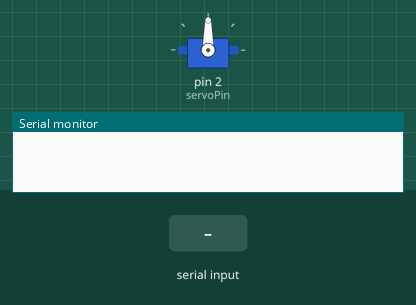
This sketch was run on a simulated Arduino Uno, built with avr-gcc and run on an emulated ATmega328P. On the bench: servo, the last lines printed to the serial monitor. The inputs (shaded band) are chosen by the test bench.

Above: at 1.2 s.
1.3 s: "1" received over Serial
At 3.4 s:
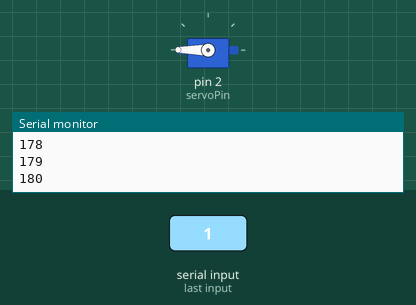
3.7 s: "2" received over Serial
At 3.85 s:
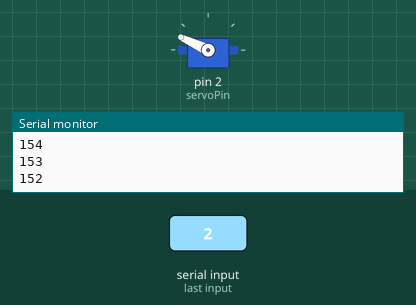
At 5.3 s:
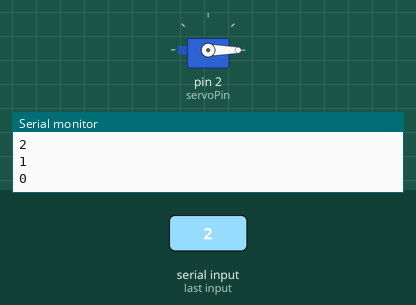
Timing chart, 0 to 6.8 s (numbered marks = the images above; inputs shaded):
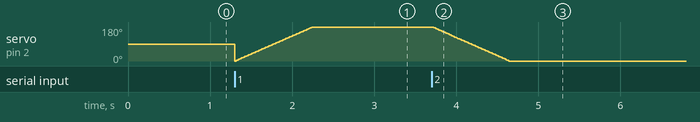

Measured:
- after the input at 3.7 s, servo on pin 2 (servoPin): moves from 180° to 0° over 0.93 s, starting at once

The sketch:

SERVO_MOTOR.ino
```cpp
/*
 * The following code can be used to operate servo motor using serial commands.
 *
 * Serial commands:
 * 0 - Move servo to 0 position
 * 1 - Move servo to 180 position from 0 position
 * 2 - Move servo to 0 position from 180 position
 *
 * Author - Suwetha I G
 *
 */

#include <Servo.h>

//Pin initialisation
static const int servoPin = 2;

Servo servo1;

void setup()
{
  //Initialise serial monitor
  Serial.begin(115200);

  servo1.attach(servoPin);
}

void loop()
{
  if (Serial.available() > 0)
  {
    char a = Serial.read();
    if (a == '1')
    {
      for (int posDegrees = 0; posDegrees <= 180; posDegrees++)
      {
        servo1.write(posDegrees);
        Serial.println(posDegrees);
        delay(5);
      }
    }
    else if (a == '2')
    {
      for (int posDegrees = 180; posDegrees >= 0; posDegrees--)
      {
        servo1.write(posDegrees);
        Serial.println(posDegrees);
        delay(5);
      }
    }
    else if (a == '0')
    {
      servo1.write(0);
    }
  }
}
```
